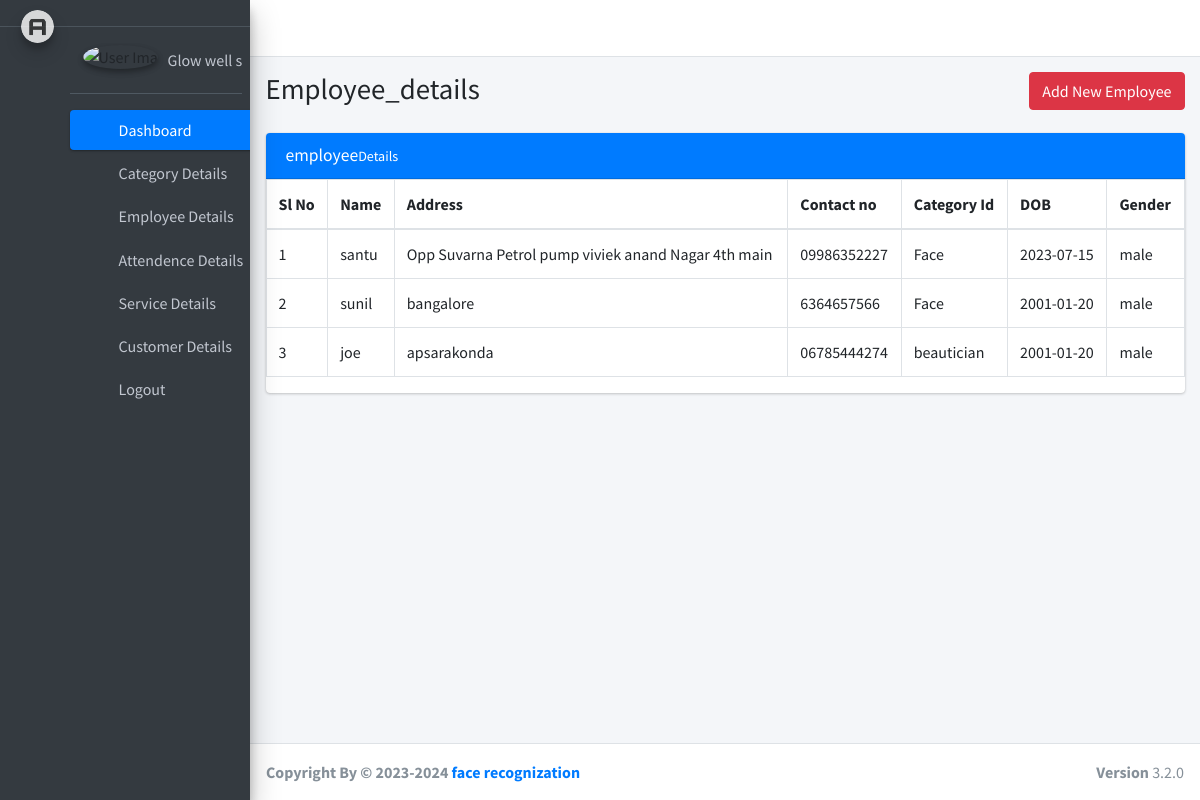
The app's page /face/emp_view/ with its own data.
### web_app/models.py (models this page shows, shortened)
class employee_details(models.Model):
    emp_name=models.CharField(max_length=200)
    emp_address=models.CharField(max_length=200)
    emp_contact=models.CharField(max_length=200)
    emp_image=models.FileField(null=True)
    categoryid=models.ForeignKey(category, on_delete=models.CASCADE,null=True)
    emp_dob=models.CharField(max_length=200)
    emp_gender=models.CharField(max_length=200)
    face_encoding = models.BinaryField()  # Store face encoding data

class category(models.Model):
    cat_name=models.CharField(max_length=200,null=True)
    cat_discription=models.CharField(max_length=200)
    cat_salary=models.CharField(max_length=200)
    def __str__(self):
        return self.cat_name

### web_app/views.py (the view)
# urls.py: path('emp_view/',emp_view),
def emp_view(request):
    cview=employee_details.objects.all()
    return render(request,"face/employee_view.html",{"cview":cview})

### Templates/face/employee_view.html (shortened to what this page needs)
{% include 'face/header.html'%}
{%include 'face/slidebar.html'%}
  <div class="content-wrapper">
    <section class="content-header">
      <div class="container-fluid">
        <div class="row mb-2">
          <div class="col-sm-6">
            <h1>Employee_details</h1>
          </div>
          <div class="col-sm-6">
            <ol class="breadcrumb float-sm-right">
              <li class="breadcrumb-item"><a href="/face/emp/" class="btn btn-danger">Add New Employee</a></li>
            </ol>
          </div>
        </div>
      </div>
    </section>
    <section class="content">
      <div class="container-fluid">
        <div class="row">
          <div class="col-md-12">
            <div class="card card-primary">
              <div class="card-header">
                <h3 class="card-title">employee<small>Details</small></h3>
              </div>
              <table id="example2" class="table table-bordered table-hover">
                <thead>
                <tr>
                  <th>Sl No</th>
                  <th>Name</th>
                  <th>Address</th>
                  <th>Contact no</th>
                  <th>Category Id</th>
                  <th>DOB</th>
                  <th>Gender</th>
                     </tr>
                </thead>
                <tbody>
                    {%for emp in cview%}
                <tr>
                  <td>{{ forloop.counter }}</td>
                  <td>{{emp.emp_name}}</td>
                  <td>{{emp.emp_address}}</td>
                  <td>{{emp.emp_contact}}</td>
                  <td>{{emp.categoryid}}</td>
                  <td>{{emp.emp_dob}}</td>
                  <td>{{emp.emp_gender}}</td>
                   </tr>
                {% endfor %}
                </tbody>
              </table>          </div>
            </div>
        </div>
      </div>
    </section>
  </div>
  {% include 'face/footer.html'%}

### Templates/face/header.html (shortened to what this page needs)
<!DOCTYPE html>
<html lang="en">
<head>
  <link rel="stylesheet" href="/static/indira/plugins/fontawesome-free/css/all.min.css">
  <link rel="stylesheet" href="https://code.ionicframework.com/ionicons/2.0.1/css/ionicons.min.css">
  <link rel="stylesheet" href="/static/indira/plugins/tempusdominus-bootstrap-4/css/tempusdominus-bootstrap-4.min.css">
  <link rel="stylesheet" href="/static/indira/plugins/icheck-bootstrap/icheck-bootstrap.min.css">
  <link rel="stylesheet" href="/static/indira/plugins/jqvmap/jqvmap.min.css">
  <link rel="stylesheet" href="/static/indira/dist/css/adminlte.min.css">
  <link rel="stylesheet" href="/static/indira/plugins/overlayScrollbars/css/OverlayScrollbars.min.css">
  <link rel="stylesheet" href="/static/indira/plugins/daterangepicker/daterangepicker.css">
  <link rel="stylesheet" href="/static/indira/plugins/summernote/summernote-bs4.min.css">
</head>
<body class="hold-transition sidebar-mini layout-fixed">
<div class="wrapper">
  <nav class="main-header navbar navbar-expand navbar-white navbar-light">
    <ul class="navbar-nav">
      <li class="nav-item">
        <a class="nav-link" data-widget="pushmenu" href="#" role="button"><i class="fas fa-bars"></i></a>
      </li>
      <li class="nav-item d-none d-sm-inline-block">
        <a href="index3.html" class="nav-link"></a>
      </li>
      <li class="nav-item d-none d-sm-inline-block">
        <a href="#" class="nav-link"></a>
      </li>
    </ul>
    <ul class="navbar-nav ml-auto">
      <li class="nav-item">
        <a class="nav-link" data-widget="navbar-search" href="#" role="button">
          <i class="fas fa-search"></i>
        </a>
      </li>
      <li class="nav-item">
        <a class="nav-link" data-widget="fullscreen" href="#" role="button">
          <i class="fas fa-expand-arrows-alt"></i>
        </a>
      </li>
      <li class="nav-item">
        <a class="nav-link" data-widget="control-sidebar" data-controlsidebar-slide="true" href="#" role="button">
          <i class="fas fa-th-large"></i>
        </a>
      </li>
    </ul>
  </nav>

### Templates/face/slidebar.html (shortened to what this page needs)
<aside class="main-sidebar sidebar-dark-primary elevation-4">
  <a href="index3.html" class="brand-link">
    <img src="/static/indira/dist/img/AdminLTELogo.png" alt="AdminLTE Logo" class="brand-image img-circle elevation-3" style="opacity: .8">
  </a>
  <div class="sidebar">
    <div class="user-panel mt-3 pb-3 mb-3 d-flex">
      <div class="image">
        <img src="/static/Screenshot-177-300x207.png" class="img-circle elevation-2" alt="User Image">
      </div>
      <div class="info">
        <a href="#" class="d-block"> Glow well salon</a>
      </div>
    </div>
    <nav class="mt-2">
      <ul class="nav nav-pills nav-sidebar flex-column" data-widget="treeview" role="menu" data-accordion="false">
        <li class="nav-item menu-open">
          <a href="#" class="nav-link active">
            <i class="nav-icon fas fa-tachometer-alt"></i>
            <p>
              Dashboard
            </p>
          </a>
        </li>
        <li class="nav-item">
          <a href="/face/cat_view/" class="nav-link">
            <i class="nav-icon fas fa-th"></i>
            <p>
              Category Details
            </p>
          </a>
        </li>
        <li class="nav-item">
          <a href="/face/emp_view/" class="nav-link">
            <i class="nav-icon fas fa-chart-pie"></i>
            <p>
              Employee Details
            </p>
          </a>
        </li>
        <li class="nav-item">
          <a href="/face/salary/" class="nav-link">
            <i class="nav-icon fas fa-tree"></i>
            <p>
             Attendence Details
            </p>
          </a>
        </li>
        <li class="nav-item">
          <a href="/face/serv_view/" class="nav-link">
            <i class="nav-icon fas fa-edit"></i>
            <p>
              Service Details
            </p>
          </a>
        </li>
        <li class="nav-item">
          <a href="/face/cust_view/" class="nav-link">
            <i class="nav-icon fas fa-edit"></i>
            <p>
              Customer Details
            </p>
          </a>
        </li>
        <li class="nav-item">
          <a href="/clogout/" class="nav-link">
            <i class="nav-icon fas fa-table"></i>
            <p>
              Logout
            </p>
          </a>
        </li>
          </ul>
    </nav>
  </div>
</aside>

### Templates/face/footer.html (shortened to what this page needs)
<footer class="main-footer">
  <strong>Copyright By &copy; 2023-2024 <a href="https://adminlte.io">face recognization</a></strong>
  <div class="float-right d-none d-sm-inline-block">
    <b>Version</b> 3.2.0
  </div>
</footer>
</div>
</body>
</html>

### records on screen
employee_details: emp_name "santu", emp_address "Opp Suvarna Petrol pump viviek anand Nagar 4th main", emp_contact "09986352227", categoryid "Face", emp_dob "2023-07-15", emp_gender "male"
employee_details: emp_name "sunil", emp_address "bangalore", emp_contact "6364657566", categoryid "Face", emp_dob "2001-01-20", emp_gender "male"
employee_details: emp_name "joe", emp_address "apsarakonda", emp_contact "06785444274", categoryid "beautician", emp_dob "2001-01-20", emp_gender "male"
